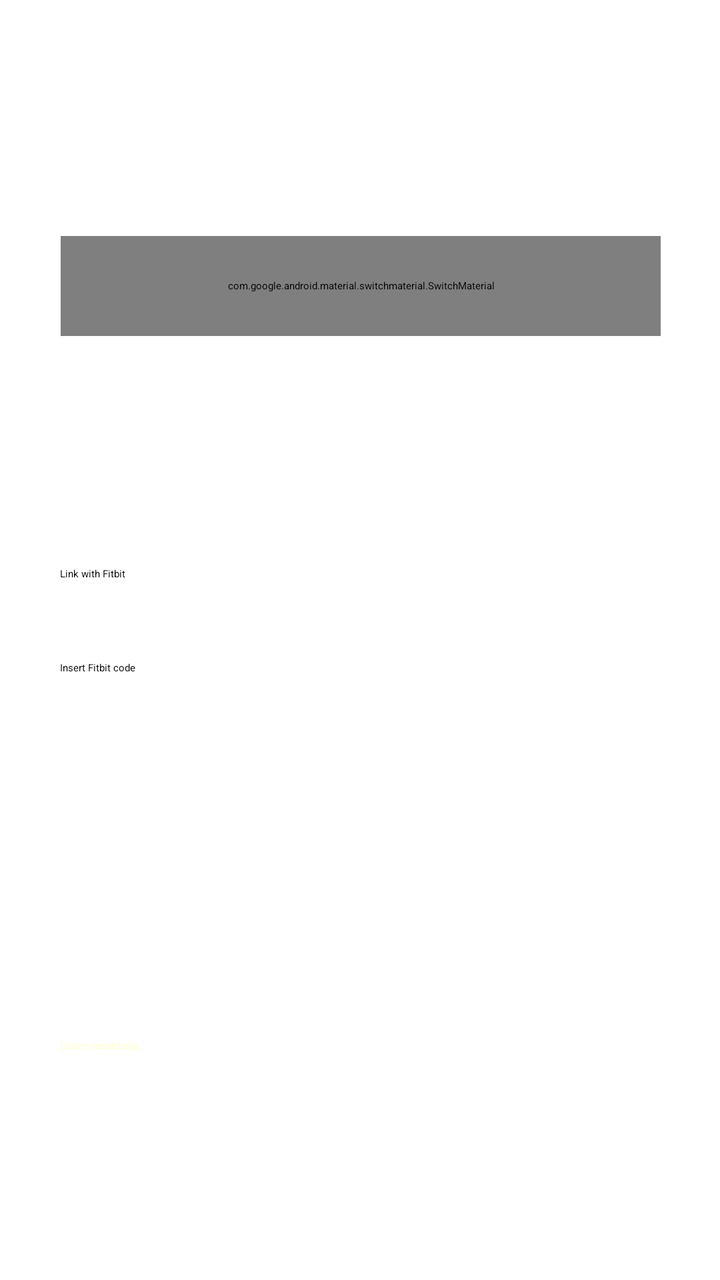
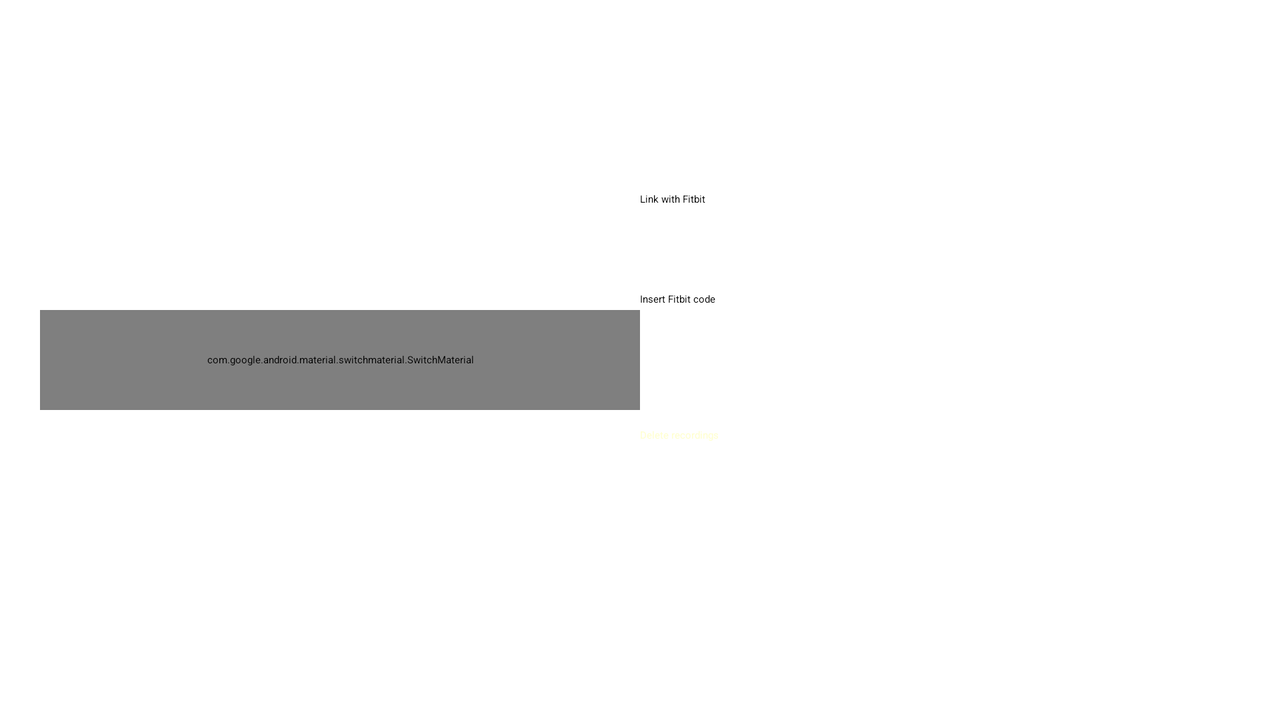

First picture: res/layout/ on a phone held upright. Second picture: the repository's own variant of that layout, on a device whose configuration matches the variant's folder. Source for both follows.
<!-- AndroidManifest.xml: application theme Theme.Soundless -->
<!-- res/layout/fragment_settings.xml -->
<?xml version="1.0" encoding="utf-8"?>
<androidx.constraintlayout.widget.ConstraintLayout
    xmlns:android="http://schemas.android.com/apk/res/android"
    xmlns:app="http://schemas.android.com/apk/res-auto"
    xmlns:tools="http://schemas.android.com/tools"
    android:id="@+id/switch_graphs"
    android:layout_width="match_parent"
    android:layout_height="match_parent"
    tools:context=".view.fragment.SettingsFragment">

    <com.google.android.material.switchmaterial.SwitchMaterial
        android:id="@+id/switch_tutorial_active"
        android:layout_width="300dp"
        android:layout_height="50dp"
        android:text="@string/switch_tutorial_active"
        android:textColor="@color/primary"
        android:textSize="16sp"
        app:layout_constraintBottom_toBottomOf="parent"
        app:layout_constraintEnd_toEndOf="parent"
        app:layout_constraintHorizontal_bias="0.504"
        app:layout_constraintStart_toStartOf="parent"
        app:layout_constraintTop_toTopOf="parent"
        app:layout_constraintVertical_bias="0.20" />

    <com.google.android.material.switchmaterial.SwitchMaterial
        android:id="@+id/switch_pop_up_telegram"
        android:layout_width="300dp"
        android:layout_height="50dp"
        android:text="@string/switch_pop_up_telegram"
        android:textColor="@color/primary"
        android:textSize="16sp"
        android:visibility="gone"
        app:layout_constraintBottom_toBottomOf="parent"
        app:layout_constraintEnd_toEndOf="parent"
        app:layout_constraintStart_toStartOf="parent"
        app:layout_constraintTop_toTopOf="parent"
        app:layout_constraintVertical_bias="0.16" />

    <Button
        android:id="@+id/btn_delete_recordings"
        android:layout_width="300dp"
        android:layout_height="50dp"
        android:backgroundTint="#FF0000"
        android:text="@string/delete_recordings_btn"
        android:textColor="@color/secondary_light"
        app:layout_constraintBottom_toBottomOf="parent"
        app:layout_constraintEnd_toEndOf="parent"
        app:layout_constraintStart_toStartOf="parent"
        app:layout_constraintTop_toTopOf="parent"
        app:layout_constraintVertical_bias="0.88" />

    <Button
        android:id="@+id/btn_fitbit_code"
        android:layout_width="300dp"
        android:layout_height="50dp"
        android:text="@string/fitbit_button_code"
        app:layout_constraintBottom_toBottomOf="parent"
        app:layout_constraintEnd_toEndOf="parent"
        app:layout_constraintStart_toStartOf="parent"
        app:layout_constraintTop_toTopOf="parent"
        app:layout_constraintVertical_bias="0.56" />

    <Button
        android:id="@+id/btn_fitbit_connect"
        android:layout_width="300dp"
        android:layout_height="50dp"
        android:text="@string/fitbit_button_connect"
        app:layout_constraintBottom_toBottomOf="parent"
        app:layout_constraintEnd_toEndOf="parent"
        app:layout_constraintStart_toStartOf="parent"
        app:layout_constraintTop_toTopOf="parent"
        app:layout_constraintVertical_bias="0.48" />

</androidx.constraintlayout.widget.ConstraintLayout>
<!-- resources referenced by this layout -->
<resources>
  <color name="primary">#FF524B4A</color>
  <color name="secondary_light">#FFFFFFD0</color>
  <string name="delete_recordings_btn">Delete recordings</string>
  <string name="fitbit_button_code">Insert Fitbit code</string>
  <string name="fitbit_button_connect">Link with Fitbit</string>
  <string name="switch_pop_up_telegram">Show Telegram reminder?</string>
  <string name="switch_tutorial_active">Activate tutorial on startup?</string>
  <style name="Theme.Soundless" parent="Theme.MaterialComponents.DayNight.NoActionBar">
          
          <item name="colorPrimary">@color/primary</item>
          <item name="colorPrimaryVariant">@color/primary_dark</item>
          <item name="colorOnPrimary">@color/secondary_light</item>
          
          <item name="colorSecondary">@color/secondary</item>
          <item name="colorSecondaryVariant">@color/secondary_light</item>
          <item name="colorOnSecondary">@color/white</item>
          
          <item name="android:statusBarColor" tools:targetApi="l">?attr/colorPrimary</item>
          
          <item name="android:windowBackground">@color/secondary</item>
          <item name="android:actionBarStyle">@style/ActionBarStyle</item>
          
          <item name="materialDrawerStyle">@style/Widget.MaterialDrawerStyle</item>
          <item name="materialDrawerHeaderStyle">@style/Widget.MaterialDrawerHeaderStyle</item>
      </style>
  <color name="primary_dark">#FF292322</color>
  <color name="secondary">#FFEAD09F</color>
  <color name="white">#FFFFFFFF</color>
  <style name="ActionBarStyle" parent="@android:style/Widget.Holo.Light.ActionBar">
          <item name="android:background">@color/primary</item>
          <item name="android:fontFamily">@font/pt_sans_bold</item>
      </style>
</resources>
<!-- res/layout-land/fragment_settings.xml (the repository's variant of the layout above) -->
<!-- drawn on the phone turned sideways -->
<?xml version="1.0" encoding="utf-8"?>
<androidx.constraintlayout.widget.ConstraintLayout
    xmlns:android="http://schemas.android.com/apk/res/android"
    xmlns:app="http://schemas.android.com/apk/res-auto"
    xmlns:tools="http://schemas.android.com/tools"
    android:id="@+id/switch_graphs"
    android:layout_width="match_parent"
    android:layout_height="match_parent"
    tools:context=".view.fragment.SettingsFragment">

    <ScrollView
        android:layout_width="match_parent"
        android:layout_height="match_parent"
        android:fillViewport="true"
        app:layout_constraintBottom_toBottomOf="parent"
        app:layout_constraintEnd_toEndOf="parent"
        app:layout_constraintStart_toStartOf="parent"
        app:layout_constraintTop_toTopOf="parent">

        <LinearLayout
            android:layout_width="match_parent"
            android:layout_height="wrap_content"
            android:gravity="center"
            android:orientation="horizontal">

            <LinearLayout
                android:layout_width="wrap_content"
                android:layout_height="wrap_content"
                android:layout_marginStart="60dp"
                android:gravity="center"
                android:orientation="vertical">

                <com.google.android.material.switchmaterial.SwitchMaterial
                    android:id="@+id/switch_tutorial_active"
                    android:layout_width="300dp"
                    android:layout_height="50dp"
                    android:text="@string/switch_tutorial_active"
                    android:textColor="@color/primary"
                    android:textSize="16sp" />

                <com.google.android.material.switchmaterial.SwitchMaterial
                    android:id="@+id/switch_pop_up_telegram"
                    android:layout_width="300dp"
                    android:layout_height="50dp"
                    android:text="@string/switch_pop_up_telegram"
                    android:textColor="@color/primary"
                    android:textSize="16sp"
                    android:visibility="gone" />

            </LinearLayout>

            <Space
                android:layout_width="0dp"
                android:layout_height="wrap_content"
                android:layout_weight="1" />

            <LinearLayout
                android:layout_width="wrap_content"
                android:layout_height="wrap_content"
                android:layout_marginEnd="60dp"
                android:gravity="center"
                android:orientation="vertical">

                <Button
                    android:id="@+id/btn_fitbit_connect"
                    android:layout_width="300dp"
                    android:layout_height="50dp"
                    android:text="@string/fitbit_button_connect" />

                <Button
                    android:id="@+id/btn_fitbit_code"
                    android:layout_width="300dp"
                    android:layout_height="50dp"
                    android:text="@string/fitbit_button_code" />

                <Space
                    android:layout_width="match_parent"
                    android:layout_height="18dp" />

                <Button
                    android:id="@+id/btn_delete_recordings"
                    android:layout_width="300dp"
                    android:layout_height="50dp"
                    android:backgroundTint="#FF0000"
                    android:text="@string/delete_recordings_btn"
                    android:textColor="@color/secondary_light" />
            </LinearLayout>
        </LinearLayout>
    </ScrollView>

</androidx.constraintlayout.widget.ConstraintLayout>
